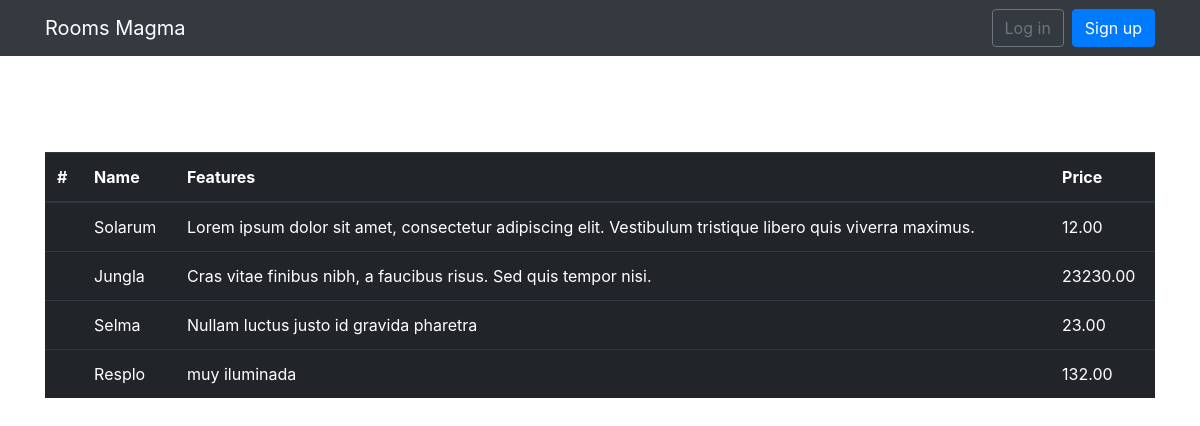
/rooms/, run on the app's committed database.
### room/models.py (models this page shows, shortened)
class Room(models.Model):
    name = models.CharField(max_length=30)
    features = models.CharField(max_length=255)
    type = models.CharField(max_length=255)
    size = models.DecimalField(default=0.0, max_digits=10, decimal_places=2)
    price = models.DecimalField(default=0.0, max_digits=10, decimal_places=2)

### room/views.py (the view)
def index(request):
    rooms = Room.objects.all()
    return render(request, 'layout.html', {'rooms': rooms})

### templates/layout.html (shortened to what this page needs)
{% load static %}
<!DOCTYPE html>
<html lang="es">
<head>
    <link rel="stylesheet" href="{% static 'css/bootstrap.min.css' %}">
</head>
<body>
{% block nav %}
    <nav class="navbar navbar-expand-lg navbar-dark bg-dark">
    <div class="container">
        <a href="{% url 'home' %}" class="navbar-brand">Rooms Magma</a>
        <div class="collapse navbar-collapse" id="mainMenu">
            {% if user.is_authenticated %}
            <ul class="navbar-nav ml-auto">
                <li class="nav-item dropdown">
                    <a href="#" class="nav-link dropdown-toggle" id="userMenu" data-toggle="dropdown" aria-haspopup="true" aria-expanded="false" >
                        {{ user.username }}
                    </a>
                    <div class="dropdown-menu dropdown-menu-right" aria-labelledby="userMenu">
                        <a href="#" class="dropdown-item">My account</a>
                        <a href="#" class="dropdown-item">Change password</a>
                        <div class="dropdown-divider"></div>
                        <a href="" class="dropdown-item">Logout</a>
                    </div>
                </li>
            </ul>
            {% else %}
                <form class="form-inline ml-auto">
                    <a href="" class="btn btn-outline-secondary">Log in</a>
                    <a href="" class="btn btn-primary ml-2">Sign up</a>
                </form>
            {% endif %}
        </div>
    </div>
</nav>
{% endblock %}
{% block content %}
    <div class="container pt-5 mt-5">
        <table class="table table-hover table-dark">
  <thead>
    <tr>
      <th scope="col">#</th>
      <th scope="col">Name</th>
      <th scope="col">Features</th>
      <th scope="col">Price</th>
    </tr>
  </thead>
  <tbody>
  {% for room in rooms %}
    <tr>
        <td><img src="#" alt=""></td>
      <td>{{ room.name }}</td>
      <td>{{ room.features }}</td>
      <td>{{ room.price }}</td>
    </tr>
  {% endfor %}
  </tbody>
</table>
    </div>
{% endblock %}
</body>
</html>

### data on the page
Room: name "Solarum", features "Lorem ipsum dolor sit amet, consectetur adipiscing elit. Vestibulum tristique libero quis viverra maximus.", price "12.00"
Room: name "Jungla", features "Cras vitae finibus nibh, a faucibus risus. Sed quis tempor nisi.", price "23230.00"
Room: name "Selma", features "Nullam luctus justo id gravida pharetra", price "23.00"
Room: name "Resplo", features "muy iluminada", price "132.00"
